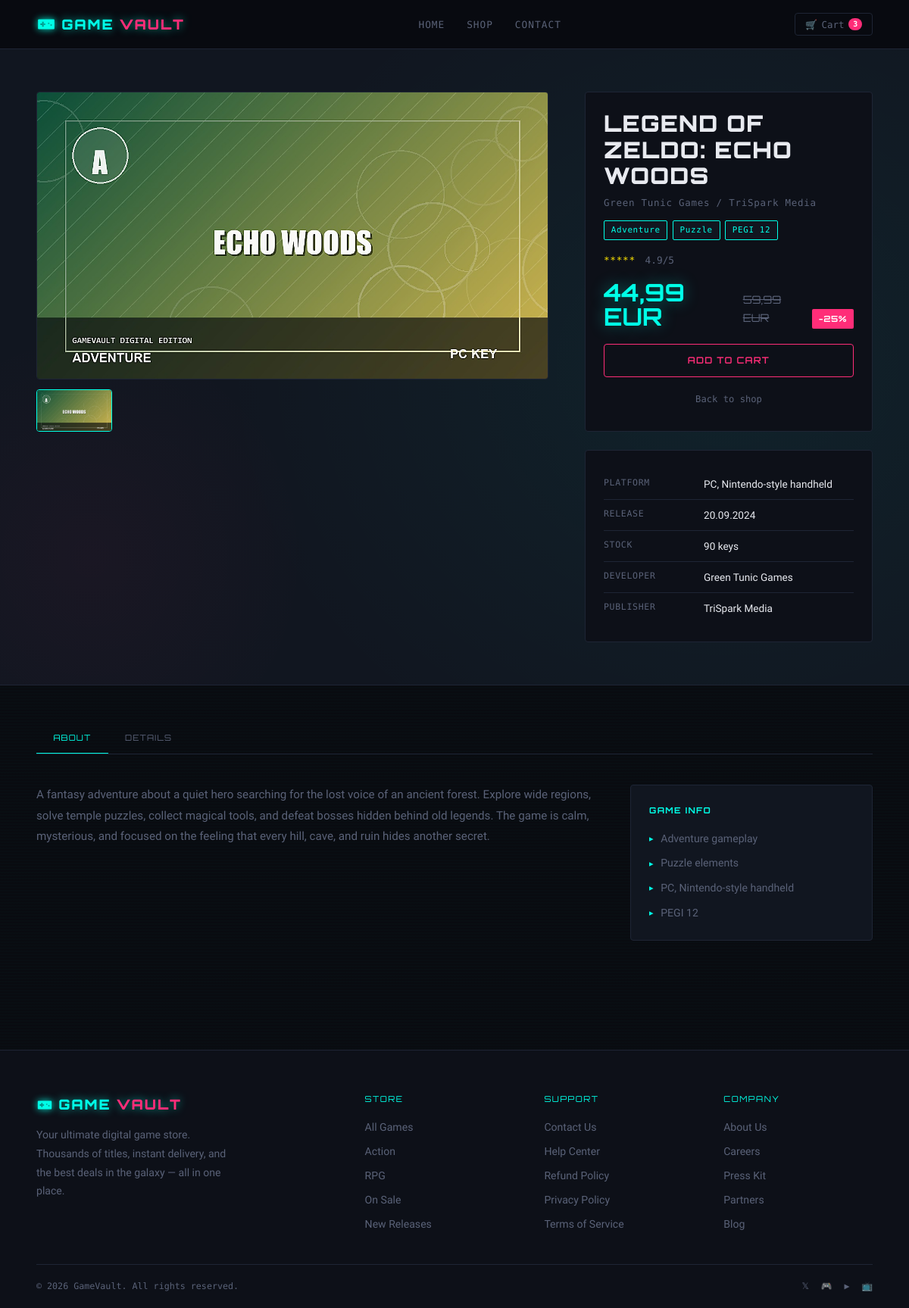
/public/game.php?slug=legend-of-zeldo-echo-woods, run on the app's committed database.
### tables this page shows
CREATE TABLE IF NOT EXISTS games (
    id INT UNSIGNED AUTO_INCREMENT PRIMARY KEY,
    title VARCHAR(150) NOT NULL,
    slug VARCHAR(170) NOT NULL UNIQUE,
    description TEXT NOT NULL,
    price DECIMAL(10, 2) NOT NULL DEFAULT 0.00,
    original_price DECIMAL(10, 2) DEFAULT NULL,
    discount_percent TINYINT UNSIGNED NOT NULL DEFAULT 0,
    image_title VARCHAR(180) NOT NULL,
    image_url VARCHAR(255) NOT NULL,
    genre VARCHAR(80) NOT NULL,
    secondary_genre VARCHAR(80) DEFAULT NULL,
    rating DECIMAL(2, 1) NOT NULL DEFAULT 0.0,
    age_rating VARCHAR(20) NOT NULL DEFAULT 'PEGI 12',
    platform VARCHAR(120) NOT NULL DEFAULT 'PC',
    developer VARCHAR(120) NOT NULL,
    publisher VARCHAR(120) NOT NULL,
    release_date DATE NOT NULL,
    stock INT UNSIGNED NOT NULL DEFAULT 0,
    is_featured TINYINT(1) NOT NULL DEFAULT 0,
    is_new_release TINYINT(1) NOT NULL DEFAULT 0,
    created_at TIMESTAMP DEFAULT CURRENT_TIMESTAMP,
    updated_at TIMESTAMP DEFAULT CURRENT_TIMESTAMP ON UPDATE CURRENT_TIMESTAMP
);

### config/config.php (called while the page is built)
<?php
return [
    'db' => [
        'host' => 'localhost',
        'name' => 'gamevault',
        'user' => 'root',
        'pass' => '',
        'charset' => 'utf8mb4',
    ],
];

### App/Core/database.php (called while the page is built)
<?php
class Database
{
    private PDO $pdo;
    public function __construct(array $dbConfig = [])
    {
        if (empty($dbConfig)) {
            $config = require __DIR__ . '/../../config/config.php';
            $dbConfig = $config['db'] ?? [];
        }
        $host = $dbConfig['host'] ?? 'localhost';
        $db = $dbConfig['name'] ?? 'gamevault';
        $user = $dbConfig['user'] ?? 'root';
        $pass = $dbConfig['pass'] ?? '';
        $charset = $dbConfig['charset'] ?? 'utf8mb4';
        $dsn = "mysql:host=$host;dbname=$db;charset=$charset";
        $options = [
            PDO::ATTR_ERRMODE => PDO::ERRMODE_EXCEPTION,
            PDO::ATTR_DEFAULT_FETCH_MODE => PDO::FETCH_ASSOC,
        ];
        try {
            $this->pdo = new PDO($dsn, $user, $pass, $options);
        } catch (PDOException $e) {
            die('Database connection failed: ' . $e->getMessage());
        }
    }
    public function getConnection(): PDO
    {
        return $this->pdo;
    }
}

### app/Repositories/GameRepository.php (called while the page is built, shortened)
<?php
require_once __DIR__ . '/../Core/database.php';
class GameRepository
{
    private PDO $pdo;
    public function __construct()
    {
        $db = new Database();
        $this->pdo = $db->getConnection();
    }
    public function getBySlug(string $slug): ?array
    {
        $stmt = $this->pdo->prepare('SELECT * FROM games WHERE slug = :slug LIMIT 1');
        $stmt->execute([':slug' => $slug]);
        $game = $stmt->fetch();
        return $game ?: null;
    }
}

### app/Core/GamePage.php (called while the page is built, shortened)
<?php
class GamePage
{
    private GameRepository $games;
    private ?array $game;
    public function __construct()
    {
        $this->games = new GameRepository();
        $this->game = $this->loadGame();
    }
    public function getGame(): ?array
    {
        return $this->game;
    }
    public function getStars(float $rating): string
    {
        $fullStars = (int) round($rating);
        $fullStars = max(0, min(5, $fullStars));
        return str_repeat('*', $fullStars) . str_repeat('-', 5 - $fullStars);
    }
    private function loadGame(): ?array
    {
        $slug = trim((string) filter_input(INPUT_GET, 'slug'));
        return $this->games->getBySlug($slug);
    }
}

### public/game.php (the view, shortened to what this page needs)
<?php
$gamePage = new GamePage();
$game = $gamePage->getGame();
require_once __DIR__ . '/../app/Views/layout/header.php';
?>
<?php if ($game === null): ?>
    <section class="tabs-section">
        <div class="container">
            <div class="game-empty">
                <h2>No game found</h2>
                <p>The game does not exist or the link is incorrect.</p>
                <a class="btn btn-magenta" href="shop.php">Back to shop</a>
            </div>
        </div>
    </section>
<?php else: ?>
    <?php
    $price = (float) $game['price'];
    $originalPrice = $game['original_price'] !== null ? (float) $game['original_price'] : null;
    $discount = (int) $game['discount_percent'];
    $releaseDate = date('d.m.Y', strtotime($game['release_date']));
    ?>
    <section class="game-hero">
        <div class="container game-hero__layout">
            <div class="game-hero__media">
                <div class="game-hero__main-thumb">
                    <img class="game-hero__image" src="<?= Helpers::e($game['image_url']) ?>" alt="<?= Helpers::e($game['image_title']) ?>">
                </div>
                <div class="game-hero__thumbs">
                    <div class="thumb-item active">
                        <img class="game-hero__image" src="<?= Helpers::e($game['image_url']) ?>" alt="<?= Helpers::e($game['image_title']) ?>">
                    </div>
                </div>
            </div>
            <aside class="game-sidebar">
                <div class="game-sidebar__box">
                    <h1 class="game-title"><?= Helpers::e($game['title']) ?></h1>
                    <p class="game-developer"><?= Helpers::e($game['developer']) ?> / <?= Helpers::e($game['publisher']) ?></p>
                    <div class="game-tags">
                        <span class="badge badge-cyan"><?= Helpers::e($game['genre']) ?></span>
                        <?php if (!empty($game['secondary_genre'])): ?>
                            <span class="badge badge-cyan"><?= Helpers::e($game['secondary_genre']) ?></span>
                        <?php endif; ?>
                        <span class="badge badge-cyan"><?= Helpers::e($game['age_rating']) ?></span>
                    </div>
                    <div class="game-rating-row">
                        <span class="rating-stars"><?= Helpers::e($gamePage->getStars((float) $game['rating'])) ?></span>
                        <span class="rating-count"><?= number_format((float) $game['rating'], 1) ?>/5</span>
                    </div>
                    <div class="game-price-row">
                        <div class="game-price"><?= $price <= 0 ? 'FREE' : Helpers::formatPrice($price) ?></div>
                        <?php if ($originalPrice !== null && $originalPrice > $price): ?>
                            <div class="game-price-original"><?= Helpers::formatPrice($originalPrice) ?></div>
                        <?php endif; ?>
                        <?php if ($discount > 0): ?>
                            <div class="game-discount-badge">-<?= $discount ?>%</div>
                        <?php endif; ?>
                    </div>
                    <div class="game-cta">
                        <button class="btn btn-magenta" type="button">Add to cart</button>
                        <a class="game-wishlist" href="shop.php">Back to shop</a>
                    </div>
                </div>
                <div class="game-sidebar__box">
                    <table class="game-info-table">
                        <tr>
                            <td>Platform</td>
                            <td><?= Helpers::e($game['platform']) ?></td>
                        </tr>
                        <tr>
                            <td>Release</td>
                            <td><?= Helpers::e($releaseDate) ?></td>
                        </tr>
                        <tr>
                            <td>Stock</td>
                            <td><?= (int) $game['stock'] ?> keys</td>
                        </tr>
                        <tr>
                            <td>Developer</td>
                            <td><?= Helpers::e($game['developer']) ?></td>
                        </tr>
                        <tr>
                            <td>Publisher</td>
                            <td><?= Helpers::e($game['publisher']) ?></td>
                        </tr>
                    </table>
                </div>
            </aside>
        </div>
    </section>
    <section class="tabs-section">
        <div class="container">
            <div class="tabs">
                <button class="tab-btn active" type="button" data-tab="about">About</button>
                <button class="tab-btn" type="button" data-tab="details">Details</button>
            </div>
            <div class="tab-panel active" data-panel="about">
                <div class="about-grid">
                    <div class="about-desc">
                        <p><?= Helpers::e($game['description']) ?></p>
                    </div>
                    <div class="about-features">
                        <h3>Game info</h3>
                        <div class="feature-list">
                            <div class="feature-item"><?= Helpers::e($game['genre']) ?> gameplay</div>
                            <?php if (!empty($game['secondary_genre'])): ?>
                                <div class="feature-item"><?= Helpers::e($game['secondary_genre']) ?> elements</div>
                            <?php endif; ?>
                            <div class="feature-item"><?= Helpers::e($game['platform']) ?></div>
                            <div class="feature-item"><?= Helpers::e($game['age_rating']) ?></div>
                        </div>
                    </div>
                </div>
            </div>
        </div>
    </section>
<?php endif; ?>
<?php require_once __DIR__ . '/../app/Views/layout/footer.php'; ?>
</body>
</html>

### public/assets/css/global.css (style rules this page uses)
:root { --bg: #090b10; --bg-card: #0d1018; --bg-mid: #111620; --border: #1e2535; --cyan: #00ffe7; --cyan-dim: #00bfad; --magenta: #ff2d78; --magenta-dim: #c41f58; --yellow: #ffe600; --white: #e8eaf0; --muted: #5a6278; --font-display: "Orbitron", sans-serif; --font-mono: "Share Tech Mono", monospace; --font-body: "Exo 2", sans-serif; --radius: 4px; --shadow-cyan: 0 0 18px rgba(0, 255, 231, 0.35); --shadow-magenta: 0 0 18px rgba(255, 45, 120, 0.35); --transition: 0.22s ease; }
*, *::before, *::after { box-sizing: border-box; margin: 0; padding: 0; }
html { scroll-behavior: smooth; }
body { background: var(--bg); color: var(--white); font-family: var(--font-body); font-weight: 400; line-height: 1.65; min-height: 100vh; overflow-x: hidden; background-image: repeating-linear-gradient( 0deg, transparent, transparent 2px, rgba(0, 255, 231, 0.012) 2px, rgba(0, 255, 231, 0.012) 4px ); }
a { color: inherit; text-decoration: none; }
img { display: block; max-width: 100%; }
button, input, select, textarea { font-family: inherit; }
.container { width: min(1200px, 92%); margin-inline: auto; }
.btn { display: inline-flex; align-items: center; gap: 0.5rem; padding: 0.65rem 1.6rem; font-family: var(--font-display); font-size: 0.72rem; font-weight: 600; letter-spacing: 0.1em; text-transform: uppercase; border: 1.5px solid var(--cyan); color: var(--cyan); background: transparent; border-radius: var(--radius); cursor: pointer; transition: background var(--transition), box-shadow var(--transition), color var(--transition); position: relative; overflow: hidden; white-space: nowrap; }
.btn::before { content: ""; position: absolute; inset: 0; background: rgba(0, 0, 0, 0.255); opacity: 0; transition: opacity var(--transition); }
.btn-magenta { border-color: var(--magenta); color: var(--magenta); }
.btn-magenta::before { background: var(--magenta); }
.badge { display: inline-block; padding: 0.2rem 0.55rem; font-family: var(--font-mono); font-size: 0.68rem; letter-spacing: 0.06em; border-radius: 2px; background: var(--bg-mid); border: 1px solid var(--border); color: var(--muted); }
.badge-cyan { border-color: var(--cyan); color: var(--cyan); }

### data on the page
games: image_url (picture), title "LEGEND OF ZELDO: ECHO WOODS", developer "Green Tunic Games", publisher "TriSpark Media", genre "Adventure", secondary_genre "Puzzle", age_rating "PEGI 12", rating "*****", rating "4.9", price "44,99 EUR", original_price "59,99 EUR", discount_percent "25", platform "PC, Nintendo-style handheld", release_date "20.09.2024", stock "90", description "A fantasy adventure about a quiet hero searching for the lost voice of an ancient forest. Explore wide regions, solve temple puzzles, collect magical tools, and defeat bosses hidden behind old legends. The game is calm, mysterious, and focused on the feeling that every hill, cave, and ruin hides another secret."

### other printed values
$item['name'] "HOME"
$item['name'] "SHOP"
$item['name'] "CONTACT"
